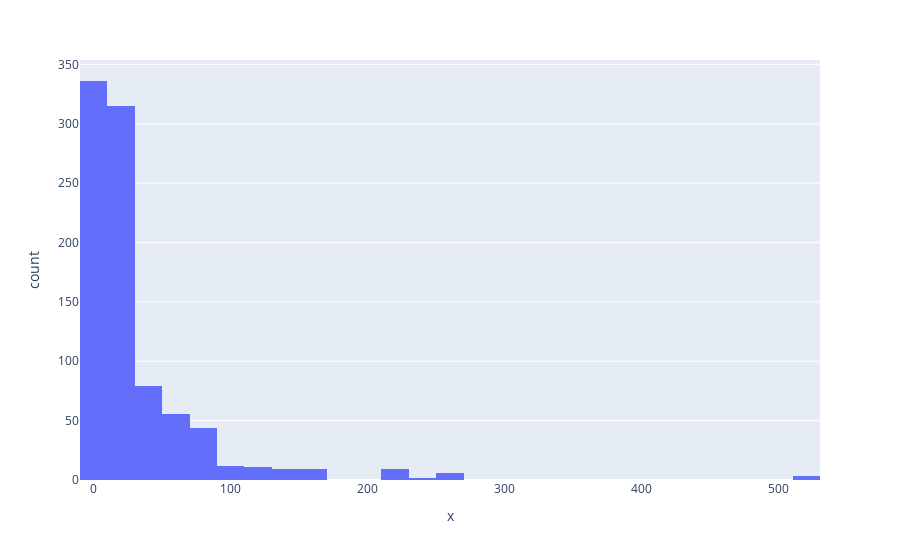

Here is the notebook cell this chart was saved with:
### Code cell
px.histogram(x=train['Fare'], nbins=30)

### Figure 1 — Plotly figure (JSON) as saved in the notebook; plotly's stock layout.template omitted (floating-point values rounded to 4 significant figures; data arrays with more than 128 entries replaced by an {"elided": "..."} marker saying what was removed)
{"data": [{"bingroup": "x", "hovertemplate": "x=%{x}<br>count=%{y}<extra></extra>", "legendgroup": "", "marker": {"color": "#636efa", "pattern": {"shape": ""}}, "name": "", "nbinsx": 30, "orientation": "v", "showlegend": false, "type": "histogram", "x": {"elided": "891 float values"}, "xaxis": "x", "yaxis": "y"}], "layout": {"barmode": "relative", "legend": {"tracegroupgap": 0}, "margin": {"t": 60}, "xaxis": {"anchor": "y", "domain": [0, 1], "title": {"text": "x"}}, "yaxis": {"anchor": "x", "domain": [0, 1], "title": {"text": "count"}}}}
